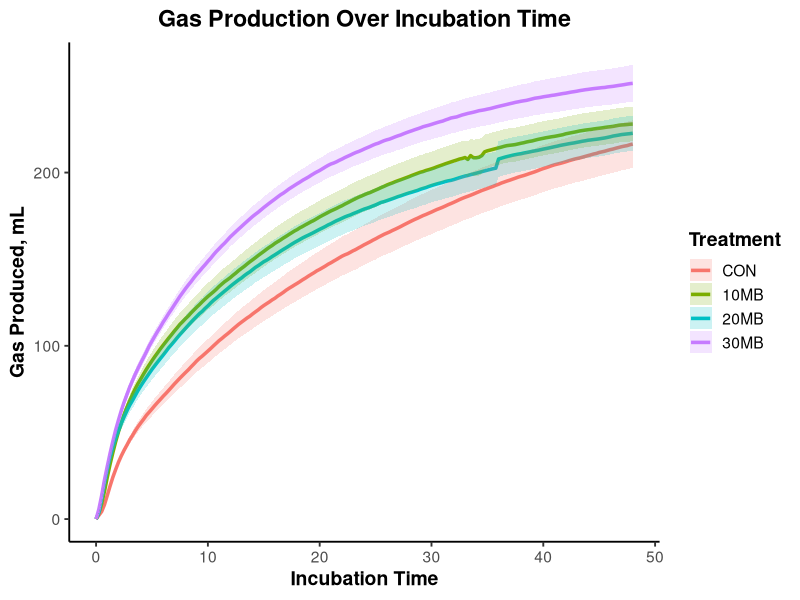

Write R code to recreate this figure.
## ---- chunk 1
library(readxl)
library(dplyr)
library(ggplot2)

df <- read_excel("Supplementary data.xlsx", sheet = "gas production")

df <- df %>%
  mutate(
    TRT = factor(TRT, levels = c("CON", "10MB", "20MB", "30MB"))
  )

gas_sum <- df %>%
  group_by(Time, TRT) %>%
  summarise(
    mean_gas = mean(gas, na.rm = TRUE),
    se_gas = sd(gas, na.rm = TRUE) / sqrt(sum(!is.na(gas))),
    .groups = "drop"
  )

ggplot(gas_sum, aes(x = Time, y = mean_gas, color = TRT, fill = TRT)) +
  geom_line(linewidth = 1.2) +
  geom_ribbon(aes(ymin = mean_gas - se_gas, ymax = mean_gas + se_gas),
              alpha = 0.20, color = NA) +
  labs(
    title = "Gas Production Over Incubation Time",
    x = "Incubation Time",
    y = "Gas Produced, mL",
    color = "Treatment",
    fill = "Treatment"
  ) +
  theme_classic(base_size = 14) +
  theme(
    plot.title = element_text(face = "bold", hjust = 0.5),
    axis.title = element_text(face = "bold"),
    legend.title = element_text(face = "bold")
  )
## ---- chunk 2

## ---- chunk 3
